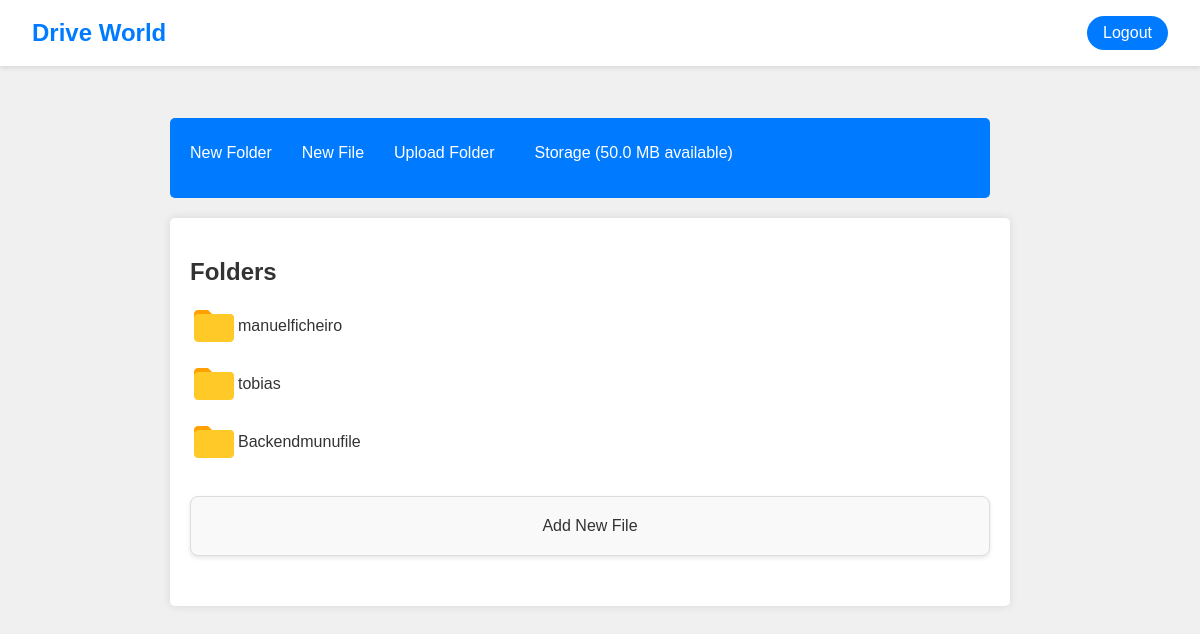
Screenshot of /foldermaster/foldermanagement/ (signed in) with the database file from the repository.
### foldermaster/models.py (models this page shows, shortened)
class Folder(models.Model):
    name = models.CharField(max_length=255)
    parent = models.ForeignKey('self', null=True, blank=True, on_delete=models.CASCADE, related_name='children')
    owner = models.ForeignKey(settings.AUTH_USER_MODEL, on_delete=models.CASCADE, related_name='folders')

### foldermaster/views.py (the view)
# urls.py: path('foldermanagement/',views.foldermanagement, name='foldermanagement'),
@login_required
def foldermanagement(request, folder_id=None):
    context = {}
    folders = None
    files = None
    folder = None
    breadcrumbs = []
    try:
        if not Folder.objects.filter(owner=request.user).exists():
            default_folder = Folder.objects.create(name='Default Folder', owner=request.user)
            folder_id = default_folder.id
        storage_used = sum(file.file.size for file in File.objects.filter(owner=request.user))
        print("Storage used:", storage_used)
        storage_limit = 50 * 1024 * 1024
        storage_available = storage_limit - storage_used
        context['storage_available'] = storage_available
        print("Storage available:", storage_available)
        if folder_id:
            folder = get_object_or_404(Folder, id=folder_id, owner=request.user)
            folders = Folder.objects.filter(owner=request.user, parent=folder)
            files = File.objects.filter(owner=request.user, folder=folder)
            breadcrumbs = get_breadcrumbs(folder)
        else:
            folders = Folder.objects.filter(owner=request.user, parent=None)
            files = File.objects.filter(owner=request.user, folder=None)
        context.update({
            'folders': folders,
            'files': files,
            'folder': folder,
            'breadcrumbs': breadcrumbs,
        })
    except Exception as e:
        print(f"Erro durante o gerenciamento de pasta: {str(e)}")
        context['error'] = "Ocorreu um erro durante o processamento. Por favor, tente novamente mais tarde."
    return render(request, 'foldermaster/foldermanagement.html', context)

### foldermaster/templates/foldermaster/foldermanagement.html (shortened to what this page needs)
{% extends 'core/base.html' %}
{% load static %}
{% block content %}
<!DOCTYPE html>
<html lang="en">
<head>
    <link href="{% static 'css/foldermaster.css' %}" rel="stylesheet">
</head>
<body class="background-gray">
    <div class="flex-container">
        <nav class="navbar">
            <ul class="navbar-list">
                <li>
                    {% if folder %}
                        <a href="{% url 'foldermaster:create_subfolder' folder.id %}" id="showNewFolderForm" class="navbar-link">New Folder</a>
                    {% else %}
                        <a href="{% url 'foldermaster:create_folder_root' %}" id="showNewFolderForm" class="navbar-link">New Folder</a>
                    {% endif %}
                </li>
                <li>
                    {% if folder %}
                        <a href="{% url 'foldermaster:upload_file_with_folder' folder.id %}" class="navbar-link">New File</a>
                    {% else %}
                        <a href="{% url 'foldermaster:upload_file_root' %}" class="navbar-link">New File</a>
                    {% endif %}
                </li>
                <li>
                    {% if folder %}
                        <a href="{% url 'foldermaster:upload_folder_with_parent' folder.id %}" class="navbar-link">Upload Folder</a>
                    {% else %}
                        <a href="{% url 'foldermaster:upload_folder' %}" class="navbar-link">Upload Folder</a>
                    {% endif %}
                </li>
                <li><a href="#" class="navbar-link">Storage ({{ storage_available|filesizeformat }} available)</a></li>
            </ul>
        </nav>
        <div class="main-content">
            <div class="root-folders-section">
                {% if folders %}
                    <h2 class="section-title">Folders</h2>
                    <ul class="folder-list">
                        {% for folder in folders %}
                            <li class="folder-item">
                                <svg xmlns="http://www.w3.org/2000/svg" viewBox="0 0 48 48" width="48px" height="48px">
                                    <path fill="#FFA000" d="M40,12H22l-4-4H8c-2.2,0-4,1.8-4,4v8h40v-4C44,13.8,42.2,12,40,12z"/>
                                    <path fill="#FFCA28" d="M40,12H8c-2.2,0-4,1.8-4,4v20c0,2.2,1.8,4,4,4h32c2.2,0,4-1.8,4-4V16C44,13.8,42.2,12,40,12z"/>
                                </svg>
                                <a href="{% url 'foldermaster:foldermanagement_with_folder' folder_id=folder.id %}" class="folder-link">{{ folder.name }}</a>
                            </li>
                        {% endfor %}
                    </ul>
                {% endif %}
            </div>
            <div class="root-files-section">
                {% if files %}
                    <h2 class="section-title">Files</h2>
                    <ul class="file-list">
                        {% for file in files %}
                            <li class="file-item">
                                <div class="icon-file">
                                    <svg xmlns="http://www.w3.org/2000/svg" viewBox="0 0 48 48" width="48px" height="48px">
                                        <path fill="#50e6ff" d="M39,16v25c0,1.105-0.895,2-2,2H11c-1.105,0-2-0.895-2-2V7c0-1.105,0.895-2,2-2h17L39,16z"/>
                                        <linearGradient id="F8F33TU9HxDNWNbQYRyY3a" x1="28.529" x2="33.6" y1="15.472" y2="10.4" gradientUnits="userSpaceOnUse">
                                            <stop offset="0" stop-color="#3079d6"/>
                                            <stop offset="1" stop-color="#297cd2"/>
                                        </linearGradient>
                                        <path fill="url(#F8F33TU9HxDNWNbQYRyY3a)" d="M28,5v9c0,1.105,0.895,2,2,2h9L28,5z"/>
                                    </svg>
                                    <span class="file-name">{{ file.name }} - </span>
                                    <a href="{% url 'foldermaster:download_file' file_id=file.id %}" class="file-link">Download</a>
                                    <form action="{% url 'foldermaster:delete_file' file_id=file.id %}" method="post" class="delete-file-form">
                                        {% csrf_token %}
                                        <button type="submit" class="delete-file-btn">Delete</button>
                                    </form>
                                </div>
                            </li>
                        {% endfor %}
                    </ul>
                {% else %}
                    {% if folder %}
                        <div class="add-folder-container">
                            <a href="{% url 'foldermaster:upload_file_with_folder' folder.id %}"  id="showNewFileForm" class="newfile"> Add New File</a>
                        </div>
                    {% else %}
                        <div class="add-folder-container">
                            <a href="{% url 'foldermaster:upload_file_root' %}" id="showNewFileForm" class="newfile"> Add New File</a>
                        </div>
                    {% endif %}
                {% endif %}
            </div>
        </div>
    </div>
</body>
</html>
{% endblock %}

### static/css/driveworld.css (style rules this page uses)
body { font-family: Arial, sans-serif; margin: 0; padding: 0; background-color: #f5f5f5; }
a { color: #333; text-decoration: none; transition: color 0.2s ease-in-out; }

### static/css/foldermaster.css (style rules this page uses)
body, html { margin: 0; padding: 0; font-family: Arial, sans-serif; }
.background-gray { background-color: #f0f0f0; }
.flex-container { display: flex; flex-direction: column; max-width: 800px; margin: 0 auto; padding: 20px; }
.navbar { background-color: #007bff; padding: 10px; border-radius: 5px; margin-bottom: 20px; margin-left: -100px; width: 800px; height: 60px; }
.navbar-list { list-style-type: none; padding: 0; display: flex; }
.navbar-list li { margin-right: 10px; }
.navbar-link { color: white; text-decoration: none; padding: 5px 10px; border-radius: 50px; transition: background-color 0.3s ease; }
.main-content { background-color: white; padding: 20px; border-radius: 5px; margin-left: -100px; width: 800px; box-shadow: 0 0 10px rgba(0, 0, 0, 0.1); }
.section-title { font-size: 24px; margin-bottom: 10px; color: #333; }
.root-folders-section, .root-files-section { margin-bottom: 30px; }
.folder-list { list-style-type: none; padding: 0; }
.folder-item { margin-bottom: 10px; display: flex; align-items: center; }
.folder-link { text-decoration: none; color: #333; display: flex; align-items: center; }
.add-folder-container { background-color: #f9f9f9; border: 1px solid #ddd; padding: 20px; border-radius: 8px; text-align: center; margin: 10px 0; box-shadow: 0 2px 4px rgba(0, 0, 0, 0.1); }

### rows the page displays
Folder: name "manuelficheiro"
Folder: name "tobias"
Folder: name "Backendmunufile"

### other values shown
{{ storage_available|filesizeformat }} "50.0 MB"
